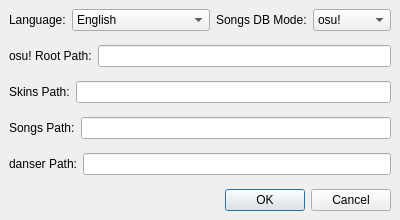
<?xml version="1.0" encoding="UTF-8"?>
<ui version="4.0">
 <author>SpaceSkyNet</author>
 <class>setupMainWindow</class>
 <widget class="QMainWindow" name="setupMainWindow">
  <property name="geometry">
   <rect>
    <x>0</x>
    <y>0</y>
    <width>400</width>
    <height>220</height>
   </rect>
  </property>
  <property name="minimumSize">
   <size>
    <width>400</width>
    <height>220</height>
   </size>
  </property>
  <property name="maximumSize">
   <size>
    <width>800</width>
    <height>440</height>
   </size>
  </property>
  <property name="windowTitle">
   <string>Setup</string>
  </property>
  <widget class="QWidget" name="centralwidget">
   <layout class="QGridLayout" name="gridLayout">
    <item row="0" column="0">
     <layout class="QFormLayout" name="languageFormLayout">
      <item row="0" column="0">
       <widget class="QLabel" name="languageLabel">
        <property name="text">
         <string>Language:</string>
        </property>
       </widget>
      </item>
      <item row="0" column="1">
       <widget class="QComboBox" name="languageComboBox">
        <item>
         <property name="text">
          <string>English</string>
         </property>
        </item>
        <item>
         <property name="text">
          <string>Chinese(Simplified)</string>
         </property>
        </item>
       </widget>
      </item>
     </layout>
    </item>
    <item row="0" column="1">
     <layout class="QFormLayout" name="songsDBModeFormLayout">
      <item row="0" column="0">
       <widget class="QLabel" name="songsDBModeLabel">
        <property name="text">
         <string>Songs DB Mode:</string>
        </property>
       </widget>
      </item>
      <item row="0" column="1">
       <widget class="QComboBox" name="songsDBModeComboBox">
        <item>
         <property name="text">
          <string notr="true">osu!</string>
         </property>
        </item>
        <item>
         <property name="text">
          <string notr="true">danser</string>
         </property>
        </item>
       </widget>
      </item>
     </layout>
    </item>
    <item row="1" column="0" colspan="2">
     <layout class="QFormLayout" name="osuRootPathFormLayout">
      <item row="0" column="0">
       <widget class="QLabel" name="osuRootPathLabel">
        <property name="text">
         <string>osu! Root Path:</string>
        </property>
       </widget>
      </item>
      <item row="0" column="1">
       <widget class="QClickedLineEdit" name="osuRootPathLineEdit">
        <property name="readOnly">
         <bool>true</bool>
        </property>
       </widget>
      </item>
     </layout>
    </item>
    <item row="2" column="0" colspan="2">
     <layout class="QFormLayout" name="skinsPathFormLayout">
      <item row="0" column="0">
       <widget class="QLabel" name="skinsPathLabel">
        <property name="text">
         <string>Skins Path:</string>
        </property>
       </widget>
      </item>
      <item row="0" column="1">
       <widget class="QClickedLineEdit" name="skinsPathLineEdit">
        <property name="readOnly">
         <bool>true</bool>
        </property>
       </widget>
      </item>
     </layout>
    </item>
    <item row="5" column="1">
     <widget class="QDialogButtonBox" name="buttonBox">
      <property name="standardButtons">
       <set>QDialogButtonBox::Cancel|QDialogButtonBox::Ok</set>
      </property>
     </widget>
    </item>
    <item row="3" column="0" colspan="2">
     <layout class="QFormLayout" name="songsPathFormLayout">
      <item row="0" column="1">
       <widget class="QClickedLineEdit" name="songsPathLineEdit">
        <property name="readOnly">
         <bool>true</bool>
        </property>
       </widget>
      </item>
      <item row="0" column="0">
       <widget class="QLabel" name="songsPathLabel">
        <property name="text">
         <string>Songs Path:</string>
        </property>
       </widget>
      </item>
     </layout>
    </item>
    <item row="4" column="0" colspan="2">
     <layout class="QFormLayout" name="danserPathFormLayout">
      <item row="0" column="0">
       <widget class="QLabel" name="danserPathLabel">
        <property name="text">
         <string>danser Path:</string>
        </property>
       </widget>
      </item>
      <item row="0" column="1">
       <widget class="QClickedLineEdit" name="danserPathLineEdit">
        <property name="readOnly">
         <bool>true</bool>
        </property>
       </widget>
      </item>
     </layout>
    </item>
   </layout>
  </widget>
 </widget>
 <customwidgets>
  <customwidget>
   <class>QClickedLineEdit</class>
   <extends>QLineEdit</extends>
   <header>GuiWidgets</header>
  </customwidget>
 </customwidgets>
 <resources/>
 <connections/>
</ui>
